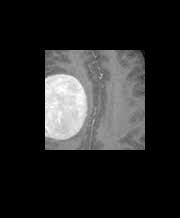
#> input picture Texture segmentation.jpg, 180 x 218 px, given in place of mri_brain.jpg, which was not available
$ python MainClass.py   (older library calls are emulated)
#> lines starting #> are read from the running program, lines starting #| are printed output that depends on the picture; after the words box and inside, x2 and y2 are one past the last pixel; in counts of white or black regions, pixels touching at a corner belong together; long printed decimals are rounded; pictures that were not available may be replaced by others from this repository, and a replacement may not be noted
### Methodes.py
import numpy as np
from PIL import Image

from skimage.feature import greycomatrix, greycoprops


def imageSize(image):  # méthode qui calcule la taille de l'image
    size = image.shape[0] * image.shape[1]
    return size


def openImage(image):  # méthode pour ouvrir une image
#> called with image = 'mri_brain.jpg'
    imageRGB = Image.open(image).convert('L')
#> imageRGB is the input picture: PIL image 180x218 L; min 0, max 255, mean 38.3
    imageArray = np.array(imageRGB)
    print("image opend")
    return imageArray


def openGrayScaled(image):  # méthode pour ouvrir une image et la convertir en NDG
    imageNDG = Image.open(image).convert('L')
    return imageNDG


def convertToArray(image):  # méthode pour convertir une image en matrice
    im = np.array(image)
    return im


# [4 lines left out: function showImage, not called in this run]


def calcHistogram(image):  # méthode qui calcule l'histogramme d'une image
    histogram = []
    for i in range(0, 256):
        histogram.append(0)

    for i in range(image.shape[0]):
        for j in range(image.shape[1]):
            histogram[image[i, j]] = histogram[image[i, j]] + 1
    print("L'histogramme : ", histogram)
    return histogram


def calcWithinClassVariance(threshold, hist,
                            Size):  # méthode qui reçoit comme paramètres un seuil, l'histogramme d'une image et la taille et retourne le within Class Variance
    S1 = 0
    S2 = 0
    S3 = 0
    if (threshold == 0):
        weightBackground = 0
        varienceBackground = 0
    else:
        for i in range(0, threshold):
            S1 = S1 + hist[i]
            S2 = S2 + hist[i] * i
        weightBackground = S1 / Size
        if (S1 == 0):  # cas de division par 0
            varienceBackground = 0
        else:
            MeanBackground = S2 / S1
            for i in range(0, threshold):
                S3 = S3 + ((i - MeanBackground) * (i - MeanBackground) * hist[i])

            varienceBackground = S3 / S1

    S1 = 0
    S2 = 0
    S3 = 0
    for i in range(threshold, 256):
        S1 = S1 + hist[i]
        S2 = S2 + hist[i] * i

    weightForeground = S1 / Size
    if (S1 == 0):  # cas de division par 0
        varienceForeground = 0
    else:
        MeanForeground = S2 / S1

        for i in range(threshold, 256):
            S3 = S3 + ((i - MeanForeground) * (i - MeanForeground) * hist[i])
        varienceForeground = S3 / S1
    withinClassVariance = weightBackground * varienceBackground + weightForeground * varienceForeground

    return withinClassVariance


def variancesTable(hist,
                   size):  # méthode qui calcule les within Class Variances pour chaque seuil de 0 à 255, et retourne une liste de 256 variances
    variances = []
    for i in range(0, 256):
        variances.append(0)

    for i in range(0, 256):
        variances[i] = calcWithinClassVariance(i, hist, size)

    return variances


def varianceMin(
        varianceTable):  # méthode qui calcule la valeur minimale de la liste des variances, et retourne le seuil correspondent
    min = varianceTable[0]
    t = 0
    for i in range(1, 256):
        if (min > varianceTable[i]):
            min = varianceTable[i]
            t = i
    return t


def convertToBinary(t, img):  # méthode pour convertir une image en binaire avec un seuil t
    for i in range(img.shape[0]):
        for j in range(img.shape[1]):
            if (img[i, j] >= t):
                img[i, j] = 255
            else:
                img[i, j] = 0
    return img


def saveImage(name, image):
    Image.fromarray(image).save(name)


def otsuMethod(imageName):
    image1 = imageName
    image = convertToArray(image1)
    size = imageSize(image)
    histogram = calcHistogram(image)
    variances = variancesTable(histogram, size)
    threshold = varianceMin(variances)
    print("le seuil = ", threshold)
    img = convertToBinary(threshold, image)
    return img


def otsu_threshold(h):
    p = h * 1. / h.sum()


    best_l = 0
    best_t = 0

    var_within = np.zeros(len(h))
    var_between = np.zeros(len(h))
    sep = np.zeros(len(h))
    for t in range(1, len(h) - 1):
        w0 = p[:t].sum()
        w1 = p[t:].sum()

        m0 = (np.arange(0, t) * p[:t]).sum() / w0
        m1 = (np.arange(t, len(h)) * p[t:]).sum() / w1

        s0 = (((np.arange(0, t) - m0) ** 2) * p[:t]).sum() / w0
        s1 = (((np.arange(t, len(h)) - m1) ** 2) * p[t:]).sum() / w1

        sw = w0 * s0 + w1 * s1

        sb = w0 * w1 * ((m1 - m0) ** 2)

        l = sb / sw
        if (l > best_l):
            best_l = l
            best_t = t
        var_within[t] = sw
        var_between[t] = sb
        sep[t] = l

    return best_t, var_within, var_between, sep


def texture_descriptor(N):
    displacement = 20
    angles = [0, np.pi / 6, np.pi / 4, np.pi / 3]
    glcm = greycomatrix(N, [displacement], angles, 256)
    return greycoprops(glcm, 'dissimilarity').max()


def sliding_window_overlap(im, PATCH_SIZE, STRIDE):
#> called with PATCH_SIZE = (200, 90), STRIDE = 50
    output = np.zeros((im.shape[0], im.shape[1]))
    for i in range(0, im.shape[0] - PATCH_SIZE[0] + 1, STRIDE):
        for j in range(0, im.shape[1] - PATCH_SIZE[1] + 1, STRIDE):
            patch = im[i:i + PATCH_SIZE[0], j:j + PATCH_SIZE[1]]
            c = (i + PATCH_SIZE[0] // 2, j + PATCH_SIZE[1] // 2)  # center of the patch
            output[c[0] - STRIDE:c[0] + STRIDE, c[1] - STRIDE:c[1] + STRIDE] = texture_descriptor(patch)
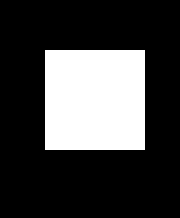
#> output: shape (218, 180) float64; values 0 (black) and 37.56 (white), 25.5% white; 1 white region, box (x1, y1, x2, y2) and area: (45, 50, 145, 150) 10000
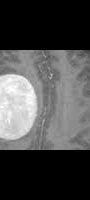
#> patch: shape (200, 90); min 0, max 255, mean 75.5
    return output


def crop_with_argwhere(image):
    mask = image > 0
    coords = np.argwhere(mask)
    x0, y0 = coords.min(axis=0)
    x1, y1 = coords.max(axis=0) + 1

    cropped = image[x0:x1, y0:y1]
    return cropped

def count_pixel(image):
    white = 0
    other = 0


    for pixel in image.getdata():
        if pixel == 1:  # if your image is RGB (if RGBA, (0, 0,     0, 255) or so
            white += 1
        else:
            other += 1
    print('white=' + str(white) + ', Other=' + str(other))
    return white

def estimate_size(pix):
    cm = pix*0.115
    print('the tumer size = ',cm,'Cm')
    return cm

### MainClass.py
from Methodes import *
#findig the tumor
im = openImage("mri_brain.jpg")
output = sliding_window_overlap(im, (200, 90), 50)
h, bins = np.histogram(output[output > 0], bins=100)
#> h = 100 values, max 10000 at index 50, min 0 at index 0, mean 100; bins = 101 values from 37.06 to 38.06
t, vw, vb, s = otsu_threshold(h)
#> in otsu_threshold, `p = h * 1. / h.sum()`: p = 100 values, max 1 at index 50, min 0 at index 0, mean 0.01
#> in otsu_threshold, `var_within = np.zeros(len(h))`: var_within = 100 values from 0 to 0
#> the loop in otsu_threshold, `for t in range(1, len(h) - 1):` made 98 passes
#> (w0, w1, m0, m1, s0, s1) on passes 1 to 12: (0, 1, nan, 50, nan, 0), (0, 1, nan, 50, nan, 0), (0, 1, nan, 50, nan, 0), (0, 1, nan, 50, nan, 0), (0, 1, nan, 50, nan, 0), (0, 1, nan, 50, nan, 0), (0, 1, nan, 50, nan, 0), (0, 1, nan, 50, nan, 0), (0, 1, nan, 50, nan, 0), (0, 1, nan, 50, nan, 0), (0, 1, nan, 50, nan, 0), (0, 1, nan, 50, nan, 0)
#> after the loop in otsu_threshold, `for t in range(1, len(h) - 1):`: best_l = 0
#> t = 0
mask = output > bins[t]
im2 = im * mask
saveImage("Texture segmentation.jpg", im2)
im6 = otsuMethod(im2)
#> in otsuMethod, `size = imageSize(image)`: size = 39240
#> after the loop in calcHistogram, `for i in range(image.shape[0]):`: histogram = 256 values, max 29240 at index 0, min 0 at index 1, mean 153.3
#> (printed output is left out)
#> the loop in variancesTable, `for i in range(0, 256):` made 256 passes
#| le seuil =  76
#> after the loop in convertToBinary, `for i in range(img.shape[0]):`: img: shape (218, 180); 25.4% white; 1 white region, box (x1, y1, x2, y2) and area: (45, 50, 145, 150) 9949
im3 = crop_with_argwhere(im2)
#> in crop_with_argwhere, `cropped = image[x0:x1, y0:y1]`:
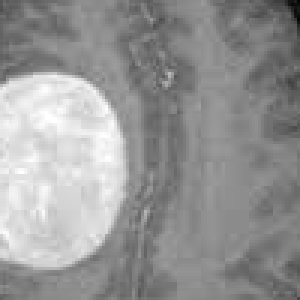
#> cropped: shape (100, 100) (shown 3 times larger); min 5, max 255, mean 150.1
saveImage("corbed image.jpg",im3)
im4 = otsuMethod(im3)
#> (printed output is left out)
#| le seuil =  175
#> call 2 of convertToBinary, with t = 175
#> after the loop in convertToBinary (call 2), `for i in range(img.shape[0]):`:
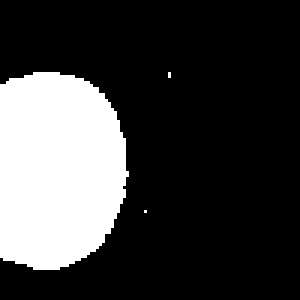
#> img: shape (100, 100) (shown 3 times larger); 24% white; 3 white regions (2 under 20 px), largest, box (x1, y1, x2, y2) and area: (0, 24, 43, 90) 2394
saveImage("otsu on Texture segmentation.jpg",im6)
saveImage("segment.jpg", im4)

#calculating the size

im5 = Image.open("segment.jpg")
pix = count_pixel(im5)
#| white=24, Other=9976
estimate_size(pix)
#| the tumer size =  2.760 Cm
